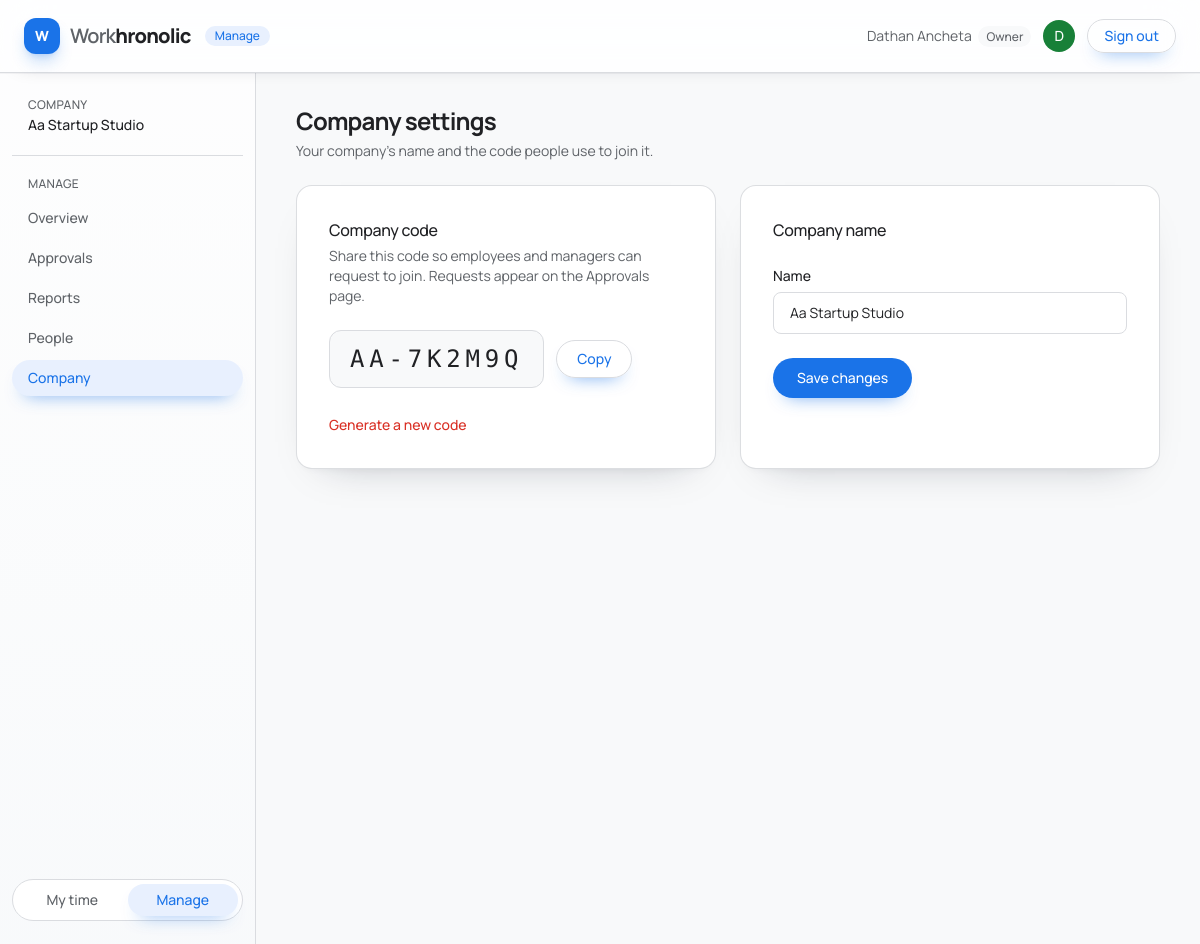
The page /admin/company.php (signed in) on the database its author committed.
### tables this page shows
CREATE TABLE companies (
  id INT UNSIGNED AUTO_INCREMENT PRIMARY KEY,
  name VARCHAR(60) NOT NULL,
  code VARCHAR(9) NOT NULL UNIQUE,
  created_at TIMESTAMP NOT NULL DEFAULT CURRENT_TIMESTAMP,
  updated_at TIMESTAMP NOT NULL DEFAULT CURRENT_TIMESTAMP ON UPDATE CURRENT_TIMESTAMP
);

### includes/functions.php (called while the page is built, shortened)
<?php
function db(): mysqli
{
    global $db;
    return $db;
}
function db_bind(mysqli_stmt $stmt, string $types, array $params): void
{
    $refs = [$types];
    foreach ($params as $key => $value) {
        $refs[] = &$params[$key];
    }
    call_user_func_array([$stmt, 'bind_param'], $refs);
}
function db_execute(string $sql, string $types = '', array $params = []): mysqli_stmt
{
    $stmt = db()->prepare($sql);
    db_bind($stmt, $types, $params);
    $stmt->execute();
    return $stmt;
}
function db_one(string $sql, string $types = '', array $params = []): ?array
{
    $result = db_execute($sql, $types, $params)->get_result();
    $row = $result->fetch_assoc();
    return $row ?: null;
}
function current_company(): ?array
{
    $company_id = current_user()['company_id'] ?? null;
    return db_one('SELECT id, name, code FROM companies WHERE id = ?', 'i', [$company_id]);
}
function e(?string $value): string
{
    return htmlspecialchars($value ?? '', ENT_QUOTES | ENT_SUBSTITUTE, 'UTF-8');
}

### includes/auth.php (called while the page is built, shortened)
<?php
function current_user(): ?array
{
    return $_SESSION['user'] ?? null;
}
function user_role(): string
{
    return current_user()['role'] ?? '';
}
function is_manager(): bool
{
    return in_array(user_role(), ['owner', 'manager'], true);
}

### admin/company.php (the view, shortened to what this page needs)
<?php
require_once __DIR__ . '/../includes/auth.php';
$company = current_company();
$base = '../';
require __DIR__ . '/../includes/header.php';
?>
<h1 class="text-2xl font-normal">Company settings</h1>
<p class="mt-1 text-sm text-ggray">Your company's name and the code people use to join it.</p>
<div class="mt-6 grid gap-6 lg:grid-cols-2">
  <section class="rounded-2xl border border-gline bg-white p-8" aria-labelledby="code-heading">
    <h2 id="code-heading" class="text-base font-medium">Company code</h2>
    <p class="mt-1 text-sm text-ggray">Share this code so employees and managers can request to join. Requests appear on the Approvals page.</p>
    <div class="mt-6 flex flex-wrap items-center gap-3">
      <p id="company-code" class="rounded-xl border border-gline bg-gbg px-5 py-3 font-mono text-2xl tracking-[0.2em]"><?= e($company['code']) ?></p>
      <button type="button" id="copy-code" data-code="<?= e($company['code']) ?>"
              class="rounded-full border border-gline px-5 py-2 text-sm font-medium text-gblue hover:bg-gblue-tint">Copy</button>
    </div>
    <form method="post" action="company.php" class="mt-6"
          data-confirm="Generate a new code? The current code will stop working immediately.">
      <button type="submit" class="text-sm font-medium text-gred hover:underline">Generate a new code</button>
    </form>
  </section>
  <section class="rounded-2xl border border-gline bg-white p-8" aria-labelledby="name-heading">
    <h2 id="name-heading" class="text-base font-medium">Company name</h2>
    <form method="post" action="company.php" class="mt-6" novalidate>
      <label class="mb-1.5 block text-sm font-medium" for="company_name">Name</label>
      <input id="company_name" name="company_name" type="text" required minlength="2" maxlength="60"
             value="<?= e($company['name']) ?>"
             class="mb-6 w-full rounded-lg border border-gline px-4 py-2.5 text-sm outline-none focus:border-gblue focus:ring-2 focus:ring-gblue/30">
      <button type="submit"
              class="rounded-full bg-gblue px-6 py-2.5 text-sm font-medium text-white hover:bg-gblue-dark focus:outline-none focus:ring-2 focus:ring-gblue/40 focus:ring-offset-2">
        Save changes
      </button>
    </form>
  </section>
</div>
<?php require __DIR__ . '/../includes/footer.php'; ?>

### includes/header.php (shortened to what this page needs)
<?php
$base = $base ?? '';
$user = current_user();
$self = basename($_SERVER['PHP_SELF']);
$in_admin = str_contains($_SERVER['PHP_SELF'], '/admin/');
if ($in_admin) {
    $nav = [
        ['dashboard.php',  'Overview'],
        ['timesheets.php', 'Approvals'],
        ['reports.php',    'Reports'],
    ];
    if (is_owner()) {
        $nav[] = ['users.php',   'People'];
        $nav[] = ['company.php', 'Company'];
    }
} else {
    $nav = [
        ['dashboard.php', 'Dashboard'],
        ['timesheet.php', 'Timesheet'],
        ['profile.php',   'Profile'],
    ];
}
$switch = is_manager() ? [
    'personal' => $in_admin ? '../dashboard.php' : 'dashboard.php',
    'manage'   => $in_admin ? 'dashboard.php' : 'admin/dashboard.php',
] : null;
?>
<!DOCTYPE html>
<html lang="en">
<head>
<script src="https://cdn.tailwindcss.com"></script>
</head>
<body class="min-h-screen bg-gbg font-sans text-gink">
<header class="sticky top-0 z-20 border-b border-gline bg-white/85 backdrop-blur-xl">
  <div class="flex h-[4.5rem] items-center gap-6 px-4 sm:px-6">
    <a href="<?= e($base) ?>dashboard.php" class="flex items-center gap-2.5 shrink-0">
      <span class="grid h-9 w-9 place-items-center rounded-xl bg-gblue text-sm font-extrabold text-white shadow-lg shadow-gblue/25">W</span>
      <span class="text-xl font-semibold tracking-[-0.04em] text-ggray">Work<span class="font-extrabold text-gink">hronolic</span></span>
      <?php if ($in_admin): ?>
        <span class="ml-1 rounded-full bg-gblue-tint px-2.5 py-0.5 text-xs font-medium text-gblue">Manage</span>
      <?php endif; ?>
    </a>
    <?php if ($user): ?>
    <div class="ml-auto flex items-center gap-3">
      <span class="hidden text-sm text-ggray md:block">
        <?= e($user['name']) ?>
        <span class="ml-1 rounded-full bg-gbg px-2 py-0.5 text-xs font-medium text-ggray"><?= e(ucfirst($user['role'])) ?></span>
      </span>
      <span class="grid h-8 w-8 place-items-center rounded-full bg-ggreen text-sm font-medium text-white"
            title="<?= e($user['email']) ?>"><?= e(mb_strtoupper(mb_substr($user['name'], 0, 1))) ?></span>
      <a href="<?= e($base) ?>logout.php"
         class="rounded-full border border-gline px-4 py-1.5 text-sm font-medium text-gblue hover:bg-gblue-tint">Sign out</a>
    </div>
    <?php endif; ?>
  </div>
</header>
<div class="flex w-full justify-center">
  <?php if ($user): ?>
  <aside class="hidden w-64 shrink-0 border-r border-gline sm:block" aria-label="Sidebar">
    <div class="sticky top-[4.5rem] flex h-[calc(100vh-4.5rem)] flex-col px-3 py-6">
      <?php if (!empty($user['company'])): ?>
      <div class="mb-5 border-b border-gline px-4 pb-5">
        <p class="text-xs font-medium uppercase tracking-wide text-ggray">Company</p>
        <p class="mt-0.5 truncate text-sm font-medium" title="<?= e($user['company']) ?>"><?= e($user['company']) ?></p>
      </div>
      <?php endif; ?>
      <nav class="flex flex-col gap-1" aria-label="Main">
        <p class="mb-1 px-4 text-xs font-medium uppercase tracking-wide text-ggray"><?= $in_admin ? 'Manage' : 'My time' ?></p>
        <?php foreach ($nav as [$href, $label]): $active = !str_contains($href, '/') && $self === $href; ?>
          <a href="<?= e($href) ?>"
             class="rounded-full px-4 py-2 text-sm font-medium <?= $active
                ? 'bg-gblue-tint text-gblue'
                : 'text-ggray hover:bg-white hover:text-gink' ?>"
             <?= $active ? 'aria-current="page"' : '' ?>><?= e($label) ?></a>
        <?php endforeach; ?>
      </nav>
      <?php if ($switch): ?>
      <div class="mt-auto pt-6">
        <div class="flex rounded-full border border-gline bg-white p-1 text-sm font-medium" role="group" aria-label="Workspace">
          <a href="<?= e($switch['personal']) ?>"
             class="flex-1 rounded-full px-3 py-1.5 text-center <?= !$in_admin ? 'bg-gblue-tint text-gblue' : 'text-ggray hover:text-gink' ?>"
             <?= !$in_admin ? 'aria-current="true"' : '' ?>>My time</a>
          <a href="<?= e($switch['manage']) ?>"
             class="flex-1 rounded-full px-3 py-1.5 text-center <?= $in_admin ? 'bg-gblue-tint text-gblue' : 'text-ggray hover:text-gink' ?>"
             <?= $in_admin ? 'aria-current="true"' : '' ?>>Manage</a>
        </div>
      </div>
      <?php endif; ?>
    </div>
  </aside>
  <?php endif; ?>
<main class="<?= $user ? 'mx-auto max-w-[82rem]' : 'w-full max-w-none' ?> min-w-0 flex-1 px-4 py-8 sm:px-8 lg:px-10">

### includes/header.php (style rules this page uses)
html { -webkit-font-smoothing: antialiased; }
body { background-color: #f8f9fa; }
header { box-shadow: 0 1px 0 rgba(15, 23, 42, .04), 0 8px 22px -20px rgba(15, 23, 42, .32); }
aside { background: linear-gradient(180deg, rgba(255,255,255,.75), rgba(248,250,252,.6)); }
h1 { font-weight: 700 !important; letter-spacing: -.035em; }
h2 { letter-spacing: -.018em; }
main .rounded-2xl.border { border-color: rgba(218, 220, 224, .94); box-shadow: 0 18px 42px -30px rgba(15, 23, 42, .36), 0 5px 12px -10px rgba(15, 23, 42, .14); }
main input, main textarea, main select { border-color: #dadce0 !important; background-color: rgba(255, 255, 255, .9); transition: border-color .18s ease, box-shadow .18s ease, background-color .18s ease; }
button, a { transition: color .18s ease, background-color .18s ease, border-color .18s ease, box-shadow .18s ease, transform .18s ease; }
button[class*="bg-gblue"] { box-shadow: 0 10px 18px -12px rgba(26, 115, 232, .7); }
a.rounded-full[class*="bg-gblue"] { box-shadow: 0 10px 18px -12px rgba(26, 115, 232, .7); }

### rows shown on the page
companies: name "Aa Startup Studio", code "AA-7K2M9Q", company_name "Aa Startup Studio"

### other values the page prints
$user['name'] "Dathan Ancheta"
$user['role'] "Owner"
mb_strtoupper(mb_substr($user['name'], 0, 1)) "D"
$label "Overview"
$label "Approvals"
$label "Reports"
$label "People"
$label "Company"
